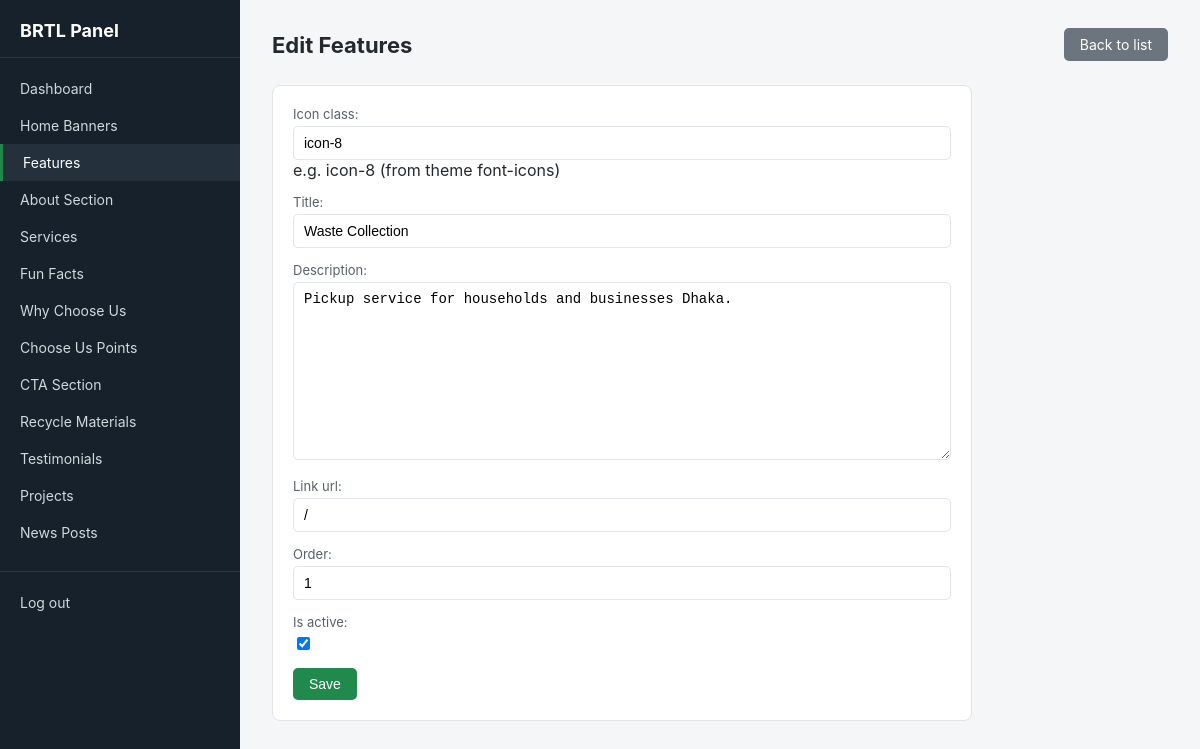
The page /secure/panel/features/1/edit/ (signed in) on the database its author committed.
### core/models.py (models this page shows, shortened)
class Feature(models.Model):
    icon_class = models.CharField(max_length=50, help_text="e.g. icon-8 (from theme font-icons)")
    title = models.CharField(max_length=100)
    description = models.TextField()
    link_url = models.CharField(max_length=200, default='/')
    order = models.PositiveIntegerField(default=0)
    is_active = models.BooleanField(default=True)
    class Meta:
        ordering = ['order']

### panel/views.py (the view)
# urls.py: path('panel/<str:model_name>/<int:pk>/edit/', views.item_update, name='panel_item_update'),
@staff_required
def item_update(request, model_name, pk):
    entry = get_registry_entry(model_name)
    Model = entry['model']
    obj = get_object_or_404(Model, pk=pk)
    Form = modelform_factory(Model, fields=entry['fields'])
    if request.method == 'POST':
        form = Form(request.POST, request.FILES, instance=obj)
        if form.is_valid():
            form.save()
            messages.success(request, f"{entry['label']} updated.")
            return redirect('panel_item_list', model_name=model_name)
    else:
        form = Form(instance=obj)
    return render(request, 'panel/item_form.html', {
        'form': form,
        'model_name': model_name,
        'label': entry['label'],
        'action': 'Edit',
        'object': obj,
    })

### panel/context_processors.py (called while the page is built)
def panel_registry(request):
    return {'registry': MODEL_REGISTRY}

### panel/views.py (called while the page is built)
def staff_required(view_func):
    @wraps(view_func)
    @login_required(login_url='panel_login')
    def wrapper(request, *args, **kwargs):
        if not request.user.is_staff:
            return redirect('panel_login')
        return view_func(request, *args, **kwargs)
    return wrapper

def get_registry_entry(model_name):
    entry = MODEL_REGISTRY.get(model_name)
    if not entry:
        raise Http404("Unknown model: %s" % model_name)
    return entry

### panel/templates/panel/item_form.html (shortened to what this page needs)
{% extends 'panel/base_panel.html' %}
{% block content %}
<div class="topbar">
    <h1>{{ action }} {{ label }}</h1>
    <a href="{% url 'panel_item_list' model_name=model_name %}" class="btn btn-secondary">Back to list</a>
</div>
<div class="card" style="max-width:700px;">
    <form method="post" enctype="multipart/form-data">
        {{ form.as_p }}
        <button type="submit" class="btn">Save</button>
    </form>
</div>
{% endblock %}

### panel/templates/panel/base_panel.html (style rules this page uses)
:root { --sidebar-w: 240px; --accent: #1f8a4c; --bg: #f4f6f8; --border: #e1e4e8; --text: #24292e; }
* { box-sizing: border-box; }
body { margin: 0; font-family: -apple-system, "Segoe UI", Roboto, Helvetica, Arial, sans-serif; background: var(--bg); color: var(--text); }
.topbar { display: flex; justify-content: space-between; align-items: center; margin-bottom: 24px; }
.topbar h1 { font-size: 22px; margin: 0; }
.btn { display: inline-block; background: var(--accent); color: #fff; padding: 8px 16px; border: none; border-radius: 5px; text-decoration: none; font-size: 14px; cursor: pointer; }
.btn-secondary { background: #6c757d; }
.card { background: #fff; border: 1px solid var(--border); border-radius: 8px; padding: 20px; }
form p { margin: 0 0 14px; }
form label { display: block; font-size: 13px; margin-bottom: 4px; color: #586069; }
form input[type=text], form input[type=number], form input[type=email], form input[type=file], form textarea, form select { width: 100%; padding: 8px 10px; border: 1px solid var(--border); border-radius: 5px; font-size: 14px; }
form textarea { min-height: 100px; }

### rows shown on the page
Feature: icon_class "icon-8", title "Waste Collection", description "Pickup service for households and businesses Dhaka.", link_url "/", order "1", is_active "☑"

### other values the page prints
{{ entry.label }} "Home Banners" "Features" "About Section" "Services" "Fun Facts" "Why Choose Us" "Choose Us Points" "CTA Section" "Recycle Materials" "Testimonials" "Projects" "News Posts"
{{ action }} "Edit"
{{ label }} "Features"
